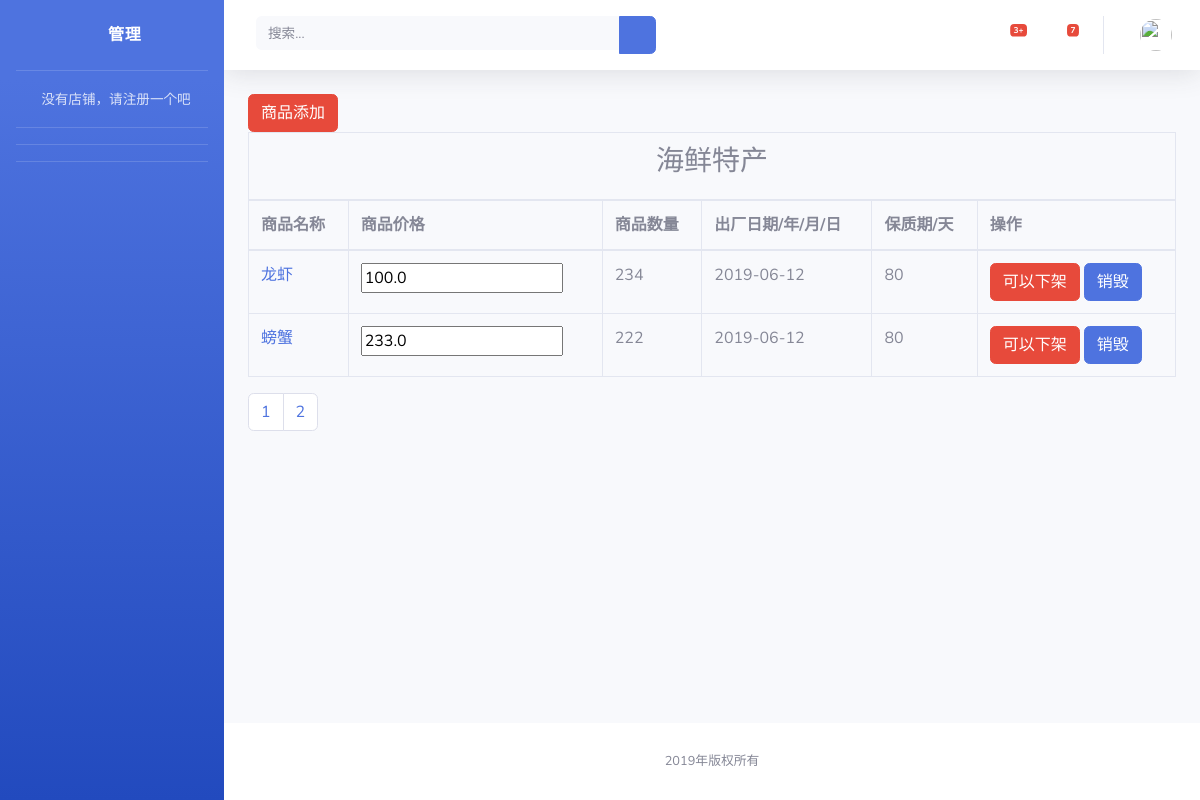
Page /store/type_allgood/2 on the committed database.
### Store/models.py (models this page shows)
class Goodstype(models.Model):
    type_name = models.CharField(max_length=32, verbose_name="类型名称")
    type_description = models.TextField(max_length=32, verbose_name="类型描述")
    picture= models.ImageField(upload_to='buyer/images',default='images/banner01.jpg',verbose_name="图片")

class Goods(models.Model):
    goods_name=models.CharField(max_length=32,verbose_name="商品名称")
    goods_price=models.FloatField(verbose_name="商品价格")
    goods_image=models.ImageField(upload_to="store/images",verbose_name="商品图片")
    goods_number=models.IntegerField(verbose_name="商品数量")
    goods_description= models.TextField(verbose_name="商品的描述")
    goods_date = models.DateField(verbose_name="出厂日期")
    goods_safedate = models.IntegerField(verbose_name="保质期")
    goods_under=models.IntegerField(verbose_name="商品状态",default=1)#设置商品状态，0为下架，1为待售
    goods_type = models.ForeignKey(to=Goodstype, on_delete=models.CASCADE, verbose_name="商品类型id")  # 与商品类型是多对一的关系
    store_id=models.ForeignKey(to=Store,on_delete=models.CASCADE,verbose_name="商品店铺")#与店铺是多对多关系

### Store/views.py (the view)
# urls.py: re_path(r'type_allgood/(?P<id>\d+)',type_allgood),
def type_allgood(request,id):
    goods_type=Goodstype.objects.get(id=id)
    keywords = request.GET.get("keywords", "")
    page_num = request.GET.get("page_num", 1)
    if keywords:
        type_list = goods_type.goods_set.filter(goods_name__contains=keywords)
    else:
        type_list =goods_type.goods_set.all()
    paginator = Paginator(type_list, 2)
    page = paginator.page(int(page_num))
    start = int(page_num) - 3
    end = int(page_num) + 2
    if start <= 0:
        start = 0
    page_range = paginator.page_range[start:end]
    return render(request,'store/type_allgood.html',locals())

### Store/templates/store/type_allgood.html (shortened to what this page needs)
{% extends 'store/blank.html' %}
{% block blank %}
     <a class="btn btn-danger" href="/store/add_good/">商品添加</a>
    <table class="table table-bordered" >
        <thead>
        <tr style="text-align: center"><th colspan="6"><h3>{{ goods_type.type_name }}</h3></th></tr>
            <tr>
            <th>商品名称</th>
            <th>商品价格</th>
            <th>商品数量</th>
            <th>出厂日期/年/月/日</th>
            <th>保质期/天</th>
            <th>操作</th>
        </tr>
        </thead>
        <tbody>
            {% for t in page %}
                <tr>
                    <td ><a href="/store/goods/?id={{ t.id }}">{{ t.goods_name }}</a></td>
                    <td><input type="text" value="{{ t.goods_price}}" id="gp{{ t.id }}" name="good_price" onblur="edit({{ t.id }})">
                    </td>
                     <td>{{ t.goods_number }}</td>
                    <td>{{ t.goods_date|date:'Y-m-d'}}</td>
                    <td>{{ t.goods_safedate }}</td>
                    <td>
                         {% ifequal t.goods_under 1 %}
                        <a class="btn btn-danger" href="/store/goods_set/down/?id={{ t.id }}">可以下架</a>
                        {% else %}
                        <a class="btn btn-danger" href="/store/goods_set/up/?id={{ t.id }}">可以上架</a>
                         {% endifequal %}
                        <a class="btn btn-primary" href="/store/goods_set/delete/?id={{ t.id }}">销毁</a>
                    </td>
                </tr>
            {% endfor %}
        </tbody>
    </table>
    <div class="dataTables_paginate paging_simple_numbers">
        <ul class="pagination">
            {% for p in page_range %}
            <li class="paginate_button page-item">
                <a class="page-link" href="?keywords={{ keywords }}&page_num={{ p }}">{{ p }}</a>
            </li>
            {% endfor %}
        </ul>
    </div>
{% endblock %}

### rows in the picture
Goodstype: type_name "海鲜特产"
Goods: goods_name "龙虾", good_price "100.0", goods_number "234", goods_date "2019-06-12", goods_safedate "80"
Goods: goods_name "螃蟹", good_price "233.0", goods_number "222", goods_date "2019-06-12", goods_safedate "80"

### other values in the picture
{{ p }} "1" "2"
